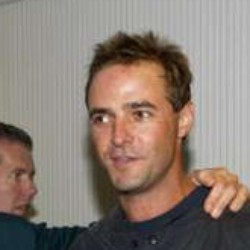
#> input picture tensor_flow_face/input_img/Al_Leiter/Al_Leiter_0001.jpg, 250 x 250 px, given in place of the camera
$ python get_my_faces_opencv.py
#> lines starting #> are read from the running program, lines starting #| are printed output that depends on the picture
import cv2
import os
import sys
import random

# 这个使用opencv的代码还需要完善
# 需要更多的分类器，并且判断准确的人脸后才保存
# 这里贴出来仅供参考

out_dir = './my_faces1'
if not os.path.exists(out_dir):
    os.makedirs(out_dir)

# 改变亮度与对比度
def relight(img, alpha=1, bias=0):
    w = img.shape[1]
    h = img.shape[0]
    #image = []
    for i in range(0,w):
        for j in range(0,h):
            for c in range(3):
                tmp = int(img[j,i,c]*alpha + bias)
                if tmp > 255:
                    tmp = 255
                elif tmp < 0:
                    tmp = 0
                img[j,i,c] = tmp
    return img


# 获取分类器
haar = cv2.CascadeClassifier('haarcascade_frontalface_default.xml')

# 打开摄像头 参数为输入流，可以为摄像头或视频文件
camera = cv2.VideoCapture(0)

n = 1
while 1:
    if (n <= 10000):
        print('It`s processing %s image.' % n)
        # 读帧
        success, img = camera.read()
#> img is the input picture: shape (250, 250, 3); mean B, G, R 115.2, 124.3, 138.3

        gray_img = cv2.cvtColor(img, cv2.COLOR_BGR2GRAY)
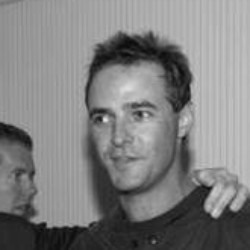
#> gray_img: shape (250, 250); min 8, max 225, mean 127.4
        faces = haar.detectMultiScale(gray_img, 1.3, 5)
#> faces = [[70, 74, 106, 106]]
        for f_x, f_y, f_w, f_h in faces:
            face = img[f_y:f_y+f_h, f_x:f_x+f_w]
            face = cv2.resize(face, (64,64))
            '''
            if n % 3 == 1:
                face = relight(face, 1, 50)
            elif n % 3 == 2:
                face = relight(face, 0.5, 0)
            '''
            face = relight(face, random.uniform(0.5, 1.5), random.randint(-50, 50))
            cv2.imshow('img', face)
            cv2.imwrite(out_dir+'/'+str(n)+'.jpg', face)
            n+=1
#> this loop made 1 pass
#> (f_x, f_y, f_w, f_h, w in relight, h in relight, n) on pass 1: (70, 74, 106, 106, 64, 64, 2)
#> pass 1, `face = img[f_y:f_y+f_h, f_x:f_x+f_w]`:
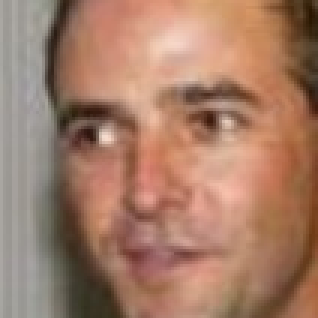
#> face: shape (106, 106, 3) (shown 3 times larger); mean B, G, R 103.5, 124.2, 164.4
#> pass 1, `face = relight(face, random.uniform(0.5, 1.5), random.randint(-50, 50))`:
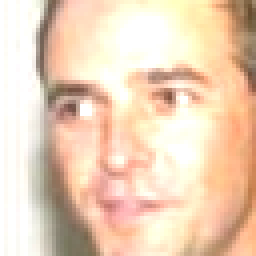
#> face: shape (64, 64, 3) (shown 4 times larger); mean B, G, R 184.9, 209.8, 236.9
#> after the loop, n = 2
        key = cv2.waitKey(30) & 0xff
#> (key Esc is pressed here)
        if key == 27:
            break
    else:
        break
